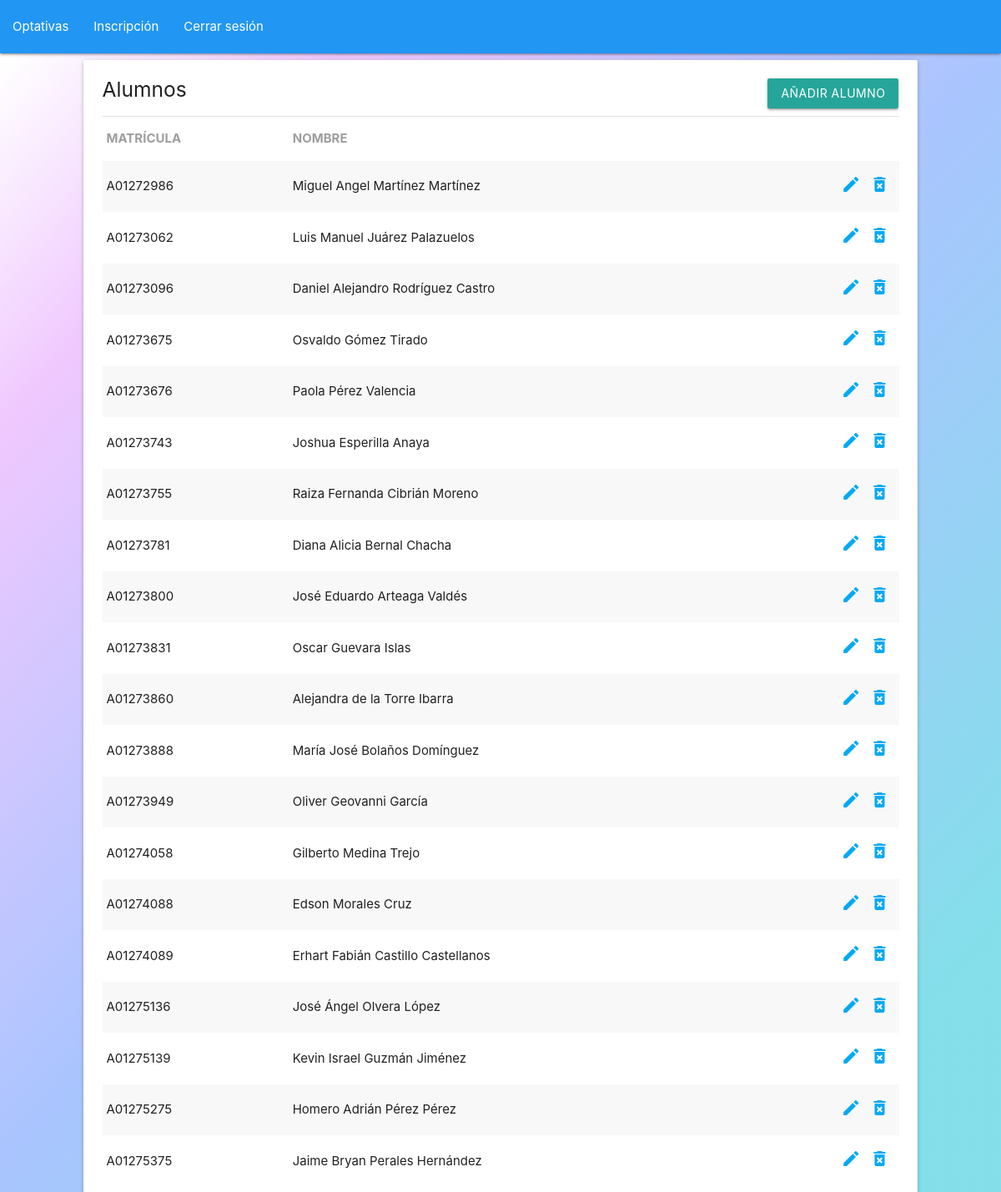
Page /student.php (signed in) on the committed database.
### tables this page shows
CREATE TABLE IF NOT EXISTS `STUDENT` (
  `student_id` VARCHAR(9) NOT NULL,
  `name` VARCHAR(80) NULL,
  PRIMARY KEY (`student_id`),
  UNIQUE INDEX `student_id_UNIQUE` (`student_id` ASC),
  UNIQUE INDEX `name_UNIQUE` (`name` ASC));

### student.php (the view, shortened to what this page needs)
<?php
	require 'index.php';
	require 'side-nav.php';
	if ($conexion->connect_errno) {
		echo "<br> No pues no se conectó";
		echo "<br> Error: " . $conexion->connect_erno;
		echo "<br> Error: " . $conexion->connect_error;
	} else {
		$sql = "SELECT * FROM student ORDER BY student_id";
		$res = $conexion->query($sql);
	}
?>
<div class="row">
	<div class="card col s10 offset-s1 padded">
		<div class="row col s12 no-padding no-margin">
			<h5 class="col s8 no-margin-top no-padding">Alumnos</h5>
			<div class="col s4 no-padding">
				<a class="waves-effect waves-effect btn modal-trigger right" href="#modal1">Añadir Alumno</a>
			</div>
			<br>
			<br>
		</div>
		<div class="divider col s12"></div>
		<table class="striped">
	        <thead>
				<tr class="grey-text">
					<th>MATRÍCULA</th>
					<th>NOMBRE</th>
				</tr>
	        </thead>
	        <tbody>
	        	<?php
	        		$count = 1;
	        		foreach ($res as $student) {
	        	?>
	        		<tr>
	        			<td><?=$student['student_id']?></td>
	        			<td><?=$student['name']?></td>
	        			<td class="right">
	        				<form action='deleteStudent.php' method="post">
	        					<a class="btn-link modal-trigger" href="#modal<?=$count?>"><i class='material-icons'>edit</i></a>
								<button type="submit" class="btn-link"><i class='material-icons'>delete_forever</i></button>
							</form>
						</td>
	        		</tr>
	        	<?php
					$count++;
					}
				?>
	        </tbody>
    	</table>
	</div>
</div>

### index.php (shortened to what this page needs)
<!DOCTYPE html>
<html>
<head>
	<link rel="stylesheet" href="https://cdnjs.cloudflare.com/ajax/libs/materialize/1.0.0-beta/css/materialize.min.css">
    <link rel="stylesheet" type="text/css" href="app.css">
</head>
<body>
</body>
</html>

### side-nav.php (shortened to what this page needs)
<?php
	require('index.php');
?>
<nav class="blue">
	<div class="nav-wrapper">
		<ul id="slide-out">
			<li><a href="optative.php">Optativas</a></li>
			<li><a href="enrollment.php">Inscripción</a></li>
			<li><a href="signout.php">Cerrar sesión</a></li>
		</ul>
	</div>
</nav>

### app.css (style rules this page uses)
html { background: linear-gradient(131.77deg, rgba(255, 255, 255, 0.7) 2.9%, rgba(233, 177, 254, 0.7) 18.38%, rgba(85, 138, 255, 0.498889) 49.52%, rgba(0, 188, 212, 0.483) 87.53%); height: 100%; width: 100%; }
.padded { padding: 1.5em !important; }
.no-padding { padding: 0 !important; }
.no-margin { margin: 0 !important; }
.no-margin-top { margin-top: 0; }
.btn-link { border: none !important; background-color: transparent !important; color: #03a9f4; cursor: pointer; }

### rows in the picture
student: student_id "A01272986", name "Miguel Angel Martínez Martínez"
student: student_id "A01273062", name "Luis Manuel Juárez Palazuelos"
student: student_id "A01273096", name "Daniel Alejandro Rodríguez Castro"
student: student_id "A01273675", name "Osvaldo Gómez Tirado"
student: student_id "A01273676", name "Paola Pérez Valencia"
student: student_id "A01273743", name "Joshua Esperilla Anaya"
student: student_id "A01273755", name "Raiza Fernanda Cibrián Moreno"
student: student_id "A01273781", name "Diana Alicia Bernal Chacha"
student: student_id "A01273800", name "José Eduardo Arteaga Valdés"
student: student_id "A01273831", name "Oscar Guevara Islas"
student: student_id "A01273860", name "Alejandra de la Torre Ibarra"
student: student_id "A01273888", name "María José Bolaños Domínguez"
student: student_id "A01273949", name "Oliver Geovanni García"
student: student_id "A01274058", name "Gilberto Medina Trejo"
student: student_id "A01274088", name "Edson Morales Cruz"
student: student_id "A01274089", name "Erhart Fabián Castillo Castellanos"
student: student_id "A01275136", name "José Ángel Olvera López"
student: student_id "A01275139", name "Kevin Israel Guzmán Jiménez"
student: student_id "A01275275", name "Homero Adrián Pérez Pérez"
student: student_id "A01275375", name "Jaime Bryan Perales Hernández"
